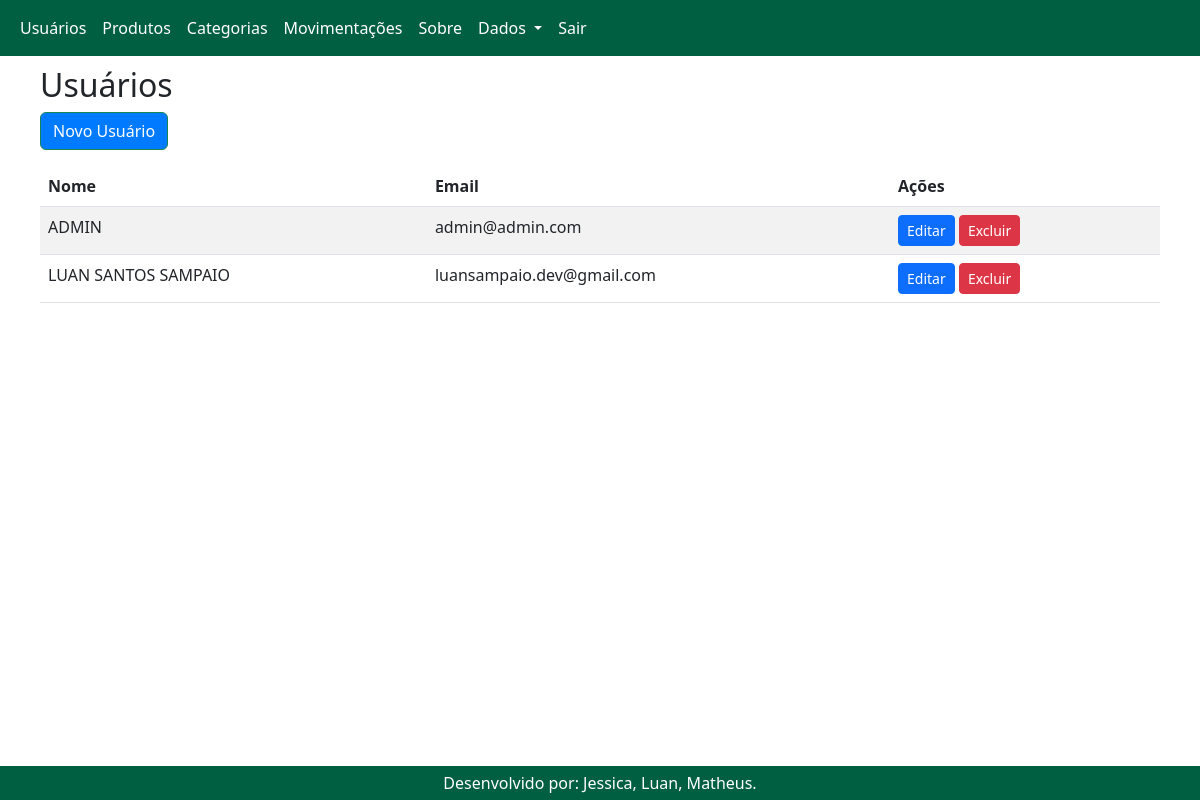
The page /usuarios on the database its author committed.
### app.py (models this page shows)
class Usuario(db.Model):
    id = db.Column(db.Integer, primary_key=True)
    nome = db.Column(db.String(120), nullable=False)
    email = db.Column(db.String(120), unique=True, nullable=False)
    senha = db.Column(db.String(120), nullable=False)

### app.py (the view)
@app.route('/usuarios')
def listar_usuarios():
    usuarios = Usuario.query.all()
    return render_template('usuarios.html', usuarios=usuarios)

### templates/usuarios.html (shortened to what this page needs)
{% extends 'base.html' %}
{% block content %}
<h2>Usuários</h2>
<a href="/usuario/novo" class="btn btn-success mb-3">Novo Usuário</a>
<div class="table-responsive">
<table class="table table-striped">
    <thead><tr><th>Nome</th><th>Email</th><th>Ações</th></tr></thead>
    <tbody>
        {% for usuario in usuarios %}
        <tr>
            <td>{{ usuario.nome }}</td>
            <td>{{ usuario.email }}</td>
            <td>
                <a href="/usuario/editar/{{ usuario.id }}" class="btn btn-primary btn-sm">Editar</a>
                <a href="/usuario/excluir/{{ usuario.id }}" class="btn btn-danger btn-sm">Excluir</a>
            </td>
        </tr>
        {% endfor %}
    </tbody>
</table>
</div>
{% endblock %}

### templates/base.html (style rules this page uses)
html, body { height: 100%; margin: 0; display: flex; flex-direction: column; }
.btn-success { background-color: #007BFF; }
.btn-danger { background-color: #dc3545; }

### rows shown on the page
Usuario: nome "ADMIN", email "admin@admin.com"
Usuario: nome "LUAN SANTOS SAMPAIO", email "luansampaio.dev@gmail.com"
